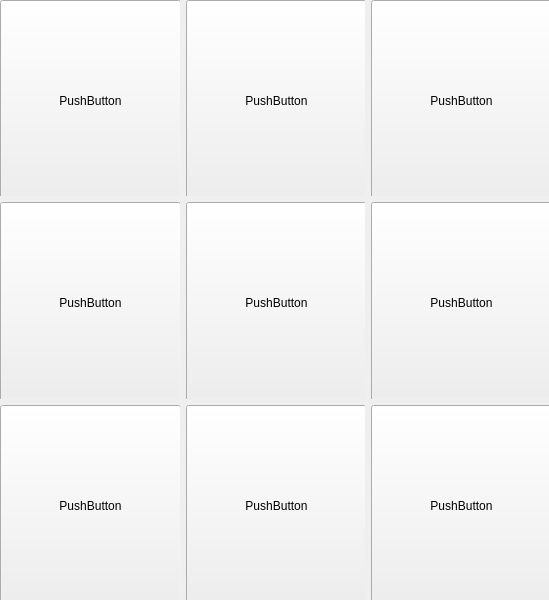
<?xml version="1.0" encoding="UTF-8"?>
<ui version="4.0">
 <class>MainWindow</class>
 <widget class="QMainWindow" name="MainWindow">
  <property name="geometry">
   <rect>
    <x>0</x>
    <y>0</y>
    <width>549</width>
    <height>600</height>
   </rect>
  </property>
  <property name="windowTitle">
   <string>MainWindow</string>
  </property>
  <widget class="QWidget" name="centralwidget">
   <widget class="QWidget" name="gridLayoutWidget">
    <property name="geometry">
     <rect>
      <x>0</x>
      <y>0</y>
      <width>551</width>
      <height>601</height>
     </rect>
    </property>
    <layout class="QGridLayout" name="gridLayout">
     <item row="0" column="1">
      <widget class="QWidget" name="widget_2" native="true">
       <widget class="QPushButton" name="pushButton_2">
        <property name="geometry">
         <rect>
          <x>0</x>
          <y>0</y>
          <width>181</width>
          <height>201</height>
         </rect>
        </property>
        <property name="text">
         <string>PushButton</string>
        </property>
       </widget>
      </widget>
     </item>
     <item row="1" column="2">
      <widget class="QWidget" name="widget_6" native="true">
       <widget class="QPushButton" name="pushButton_6">
        <property name="geometry">
         <rect>
          <x>0</x>
          <y>0</y>
          <width>181</width>
          <height>201</height>
         </rect>
        </property>
        <property name="text">
         <string>PushButton</string>
        </property>
       </widget>
      </widget>
     </item>
     <item row="0" column="0">
      <widget class="QWidget" name="widget" native="true">
       <widget class="QPushButton" name="pushButton">
        <property name="geometry">
         <rect>
          <x>0</x>
          <y>0</y>
          <width>181</width>
          <height>201</height>
         </rect>
        </property>
        <property name="text">
         <string>PushButton</string>
        </property>
       </widget>
      </widget>
     </item>
     <item row="0" column="2">
      <widget class="QWidget" name="widget_3" native="true">
       <widget class="QPushButton" name="pushButton_3">
        <property name="geometry">
         <rect>
          <x>0</x>
          <y>0</y>
          <width>181</width>
          <height>201</height>
         </rect>
        </property>
        <property name="text">
         <string>PushButton</string>
        </property>
       </widget>
      </widget>
     </item>
     <item row="1" column="1">
      <widget class="QWidget" name="widget_4" native="true">
       <widget class="QPushButton" name="pushButton_4">
        <property name="geometry">
         <rect>
          <x>0</x>
          <y>0</y>
          <width>181</width>
          <height>201</height>
         </rect>
        </property>
        <property name="text">
         <string>PushButton</string>
        </property>
       </widget>
      </widget>
     </item>
     <item row="1" column="0">
      <widget class="QWidget" name="widget_5" native="true">
       <widget class="QPushButton" name="pushButton_5">
        <property name="geometry">
         <rect>
          <x>0</x>
          <y>0</y>
          <width>181</width>
          <height>201</height>
         </rect>
        </property>
        <property name="text">
         <string>PushButton</string>
        </property>
       </widget>
      </widget>
     </item>
     <item row="2" column="1">
      <widget class="QWidget" name="widget_7" native="true">
       <widget class="QPushButton" name="pushButton_8">
        <property name="geometry">
         <rect>
          <x>0</x>
          <y>0</y>
          <width>181</width>
          <height>201</height>
         </rect>
        </property>
        <property name="text">
         <string>PushButton</string>
        </property>
       </widget>
      </widget>
     </item>
     <item row="2" column="0">
      <widget class="QWidget" name="widget_8" native="true">
       <widget class="QPushButton" name="pushButton_7">
        <property name="geometry">
         <rect>
          <x>0</x>
          <y>0</y>
          <width>181</width>
          <height>201</height>
         </rect>
        </property>
        <property name="text">
         <string>PushButton</string>
        </property>
       </widget>
      </widget>
     </item>
     <item row="2" column="2">
      <widget class="QWidget" name="widget_9" native="true">
       <widget class="QPushButton" name="pushButton_9">
        <property name="geometry">
         <rect>
          <x>0</x>
          <y>0</y>
          <width>181</width>
          <height>201</height>
         </rect>
        </property>
        <property name="text">
         <string>PushButton</string>
        </property>
       </widget>
      </widget>
     </item>
    </layout>
   </widget>
  </widget>
 </widget>
 <resources/>
 <connections/>
</ui>
